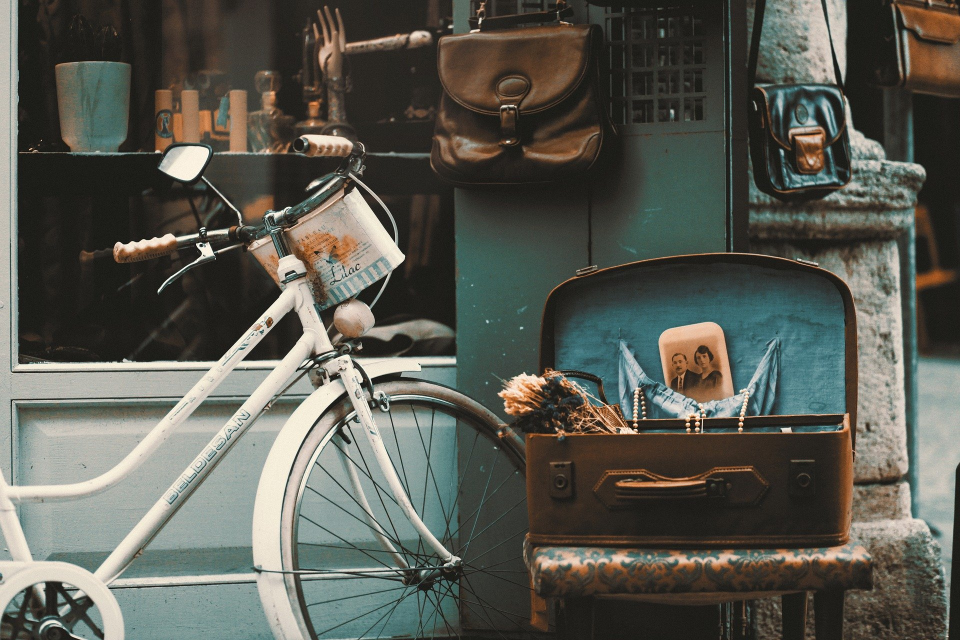
#> input picture sample_photos/0006.jpg, 1920 x 1280 px (shown at 1/2 size)
$ python lineDetector.py
#> lines starting #> are read from the running program, lines starting #| are printed output that depends on the picture; after the words box and inside, x2 and y2 are one past the last pixel; in counts of white or black regions, pixels touching at a corner belong together
#> further down, img is the input picture: shape (1280, 1920, 3); mean B, G, R 81.8, 90.1, 89.2
import cv2 as cv
import numpy as np
from matplotlib import pyplot as plt


def getLines(img, expectedNumOfLines, numOfLinesVariance):

    # range for number of lines that we wish to detect
#> called with expectedNumOfLines = 200, numOfLinesVariance = 100
    lowerNumOfLines = expectedNumOfLines - numOfLinesVariance
    upperNumOfLines = expectedNumOfLines + numOfLinesVariance

    # starting parameters for the line detection
    numOfLines = 0

    bilateralBlurStrength = 7

    improveContrast = True
    useBilateralBlur = True

    houghLineTransformThreshold = 50
    houghLineTransformMinLength = 100

    # in case of infinite looping
    numberOfLoopsAllowed = 30
    loopsCounter = 0

    # reading and resizing the image to speed up further processing
    imgBlack = cv.cvtColor(img, cv.COLOR_BGR2GRAY)
    width = imgBlack.shape[1]
    height = imgBlack.shape[0]

    if width > height:
        newHeight = int(1000 * height / width)
        imgBlack = cv.resize(imgBlack, (1000, newHeight), cv.INTER_AREA)
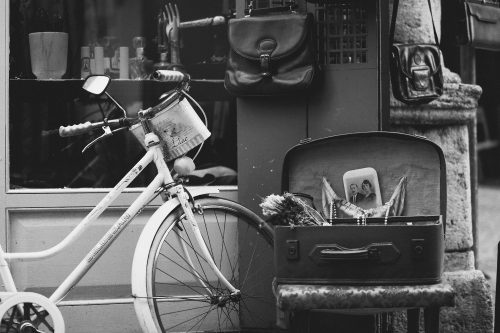
#> imgBlack: shape (666, 1000) (shown at 1/2 size); min 8, max 254, mean 88.7
    else:
        newWidth = int(1000 * width / height)
        imgBlack = cv.resize(imgBlack, (newWidth, 1000), cv.INTER_AREA)

    while numOfLines < lowerNumOfLines or numOfLines > upperNumOfLines:
        imgBlackCopyHoughLinesP = imgBlack.copy()

        if numOfLines < lowerNumOfLines:
            bilateralBlurStrength = bilateralBlurStrength - 1
        elif numOfLines > upperNumOfLines:
            bilateralBlurStrength = bilateralBlurStrength + 1

        if bilateralBlurStrength > 20:
            houghLineTransformMinLength += 50
        elif bilateralBlurStrength > 15:
            improveContrast = False
        elif bilateralBlurStrength == 0:
            useBilateralBlur = False

        if improveContrast:
            imgBlackCopyHoughLinesP = cv.equalizeHist(imgBlackCopyHoughLinesP)
            imgBlackCopyHoughLinesP = cv.createCLAHE(1, (5, 5)).apply(imgBlackCopyHoughLinesP)

        if useBilateralBlur:
            blurredImg = cv.bilateralFilter(imgBlackCopyHoughLinesP, bilateralBlurStrength, 100, 100)
        else:
            blurredImg = imgBlackCopyHoughLinesP

        # Canny edge detection
        cannyLowThreshold = np.median(blurredImg) - blurredImg.std()
        cannyHighThreshold = np.median(blurredImg) + blurredImg.std()
        imgEdges = cv.Canny(blurredImg, cannyLowThreshold, cannyHighThreshold, 3)

        # Hough line p transform
        houghLinesP = cv.HoughLinesP(imgEdges, 1, np.pi / 180, houghLineTransformThreshold,
                               minLineLength=houghLineTransformMinLength, maxLineGap=50)
        numOfLines = len(houghLinesP)

        if loopsCounter > numberOfLoopsAllowed:
            break
        loopsCounter = loopsCounter + 1
#> this loop made 5 passes
#> (cannyLowThreshold, cannyHighThreshold, numOfLines) on passes 1 to 5: (45.29, 184.7, 456), (45.29, 184.7, 456), (45.98, 184, 354), (45.98, 184, 354), (46.77, 183.2, 287)
#> pass 1, in getLines, `imgBlackCopyHoughLinesP = cv.createCLAHE(1, (5, 5)).apply(imgBlackCopy..`:
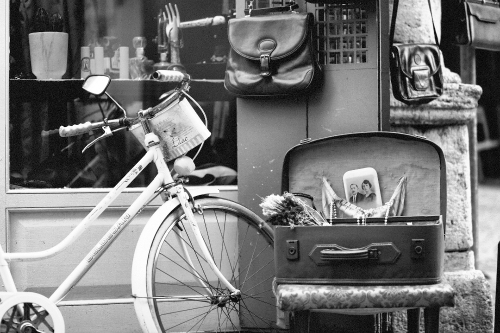
#> imgBlackCopyHoughLinesP: shape (666, 1000) (shown at 1/2 size); min 1, max 255, mean 118.5
#> pass 1, in getLines, `imgEdges = cv.Canny(blurredImg, cannyLowThreshold, cannyHighThreshold,..`:
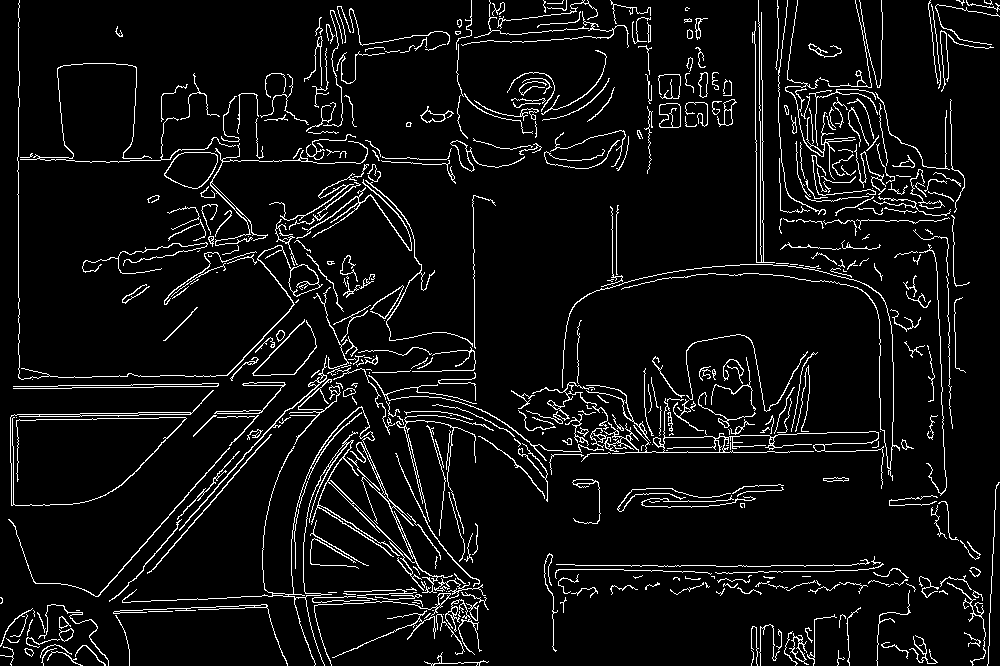
#> imgEdges: shape (666, 1000); 6.4% white in thin lines or dots
#> after the loop:
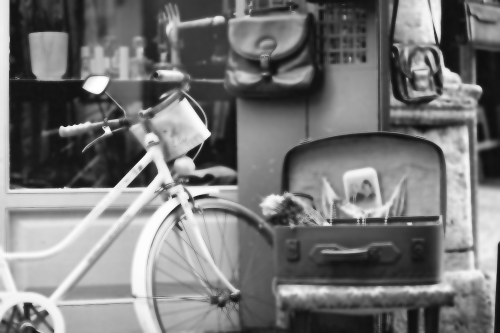
#> blurredImg: shape (666, 1000) (shown at 1/2 size); min 13, max 255, mean 118.6
#> after the loop:
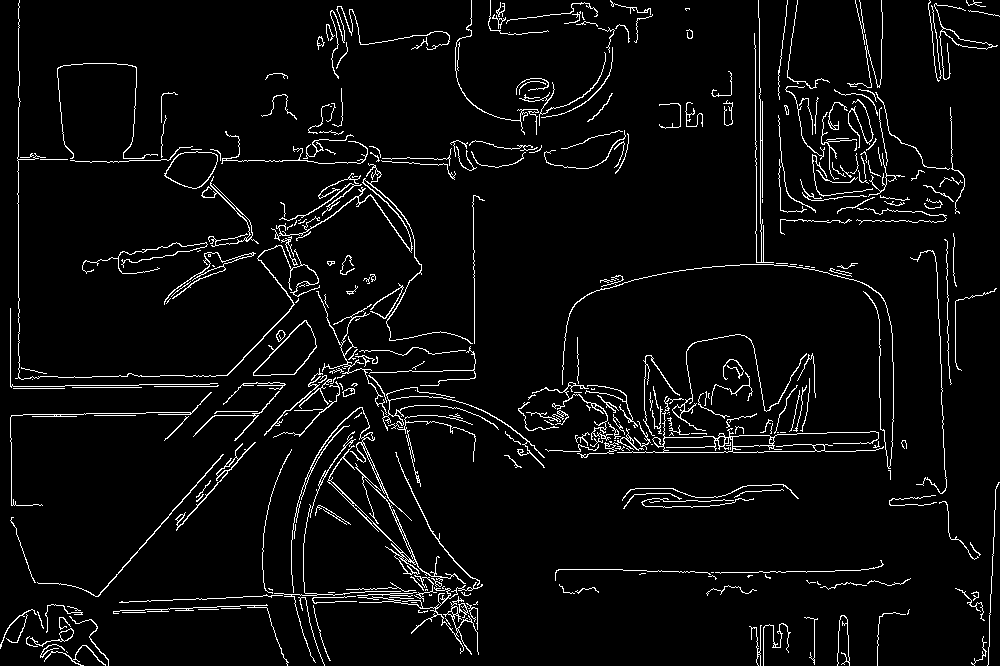
#> imgEdges: shape (666, 1000); 4.6% white in thin lines or dots
#> after the loop, bilateralBlurStrength = 10; houghLineTransformMinLength = 100; loopsCounter = 5

    # Normal hough line transform
    imgBlackCopyHoughLines = imgBlack.copy()
    houghLines = cv.HoughLines(imgEdges, 1, np.pi / 180, 200)
#> houghLines = [[18, 0], [415, 1.55], [378, 1.55], [387, 1.55], [614, 1.54], [385, 1.57], [465, 0.716], [461, 1.54], [389, 1.55], [417, 1.55]]

    # drawing lines
    for x in range(0, len(houghLines)):
        for rho, theta in houghLines[x]:
            a = np.cos(theta)
            b = np.sin(theta)
            x0 = a * rho
            y0 = b * rho
            x1 = int(x0 + 1000 * (-b))
            y1 = int(y0 + 1000 * (a))
            x2 = int(x0 - 1000 * (-b))
            y2 = int(y0 - 1000 * (a))

            cv.line(imgBlackCopyHoughLines, (x1, y1), (x2, y2), (255, 0, 0), 2)
#> this loop made 10 passes
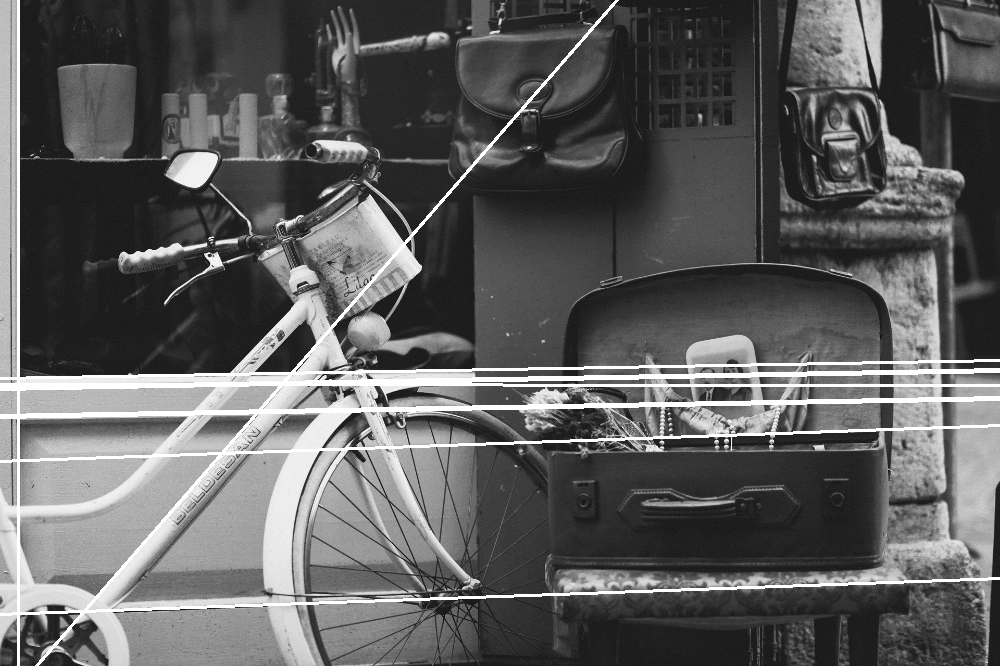
#> imgBlackCopyHoughLines: shape (666, 1000); 3.88% of pixels changed, all inside (x1, y1, x2, y2) = (0, 0, 1000, 666)

    for line in houghLinesP:
        for x1, y1, x2, y2 in line:
            cv.line(imgBlackCopyHoughLinesP, (x1, y1), (x2, y2), (255, 0, 0), 2)
#> this loop made 287 passes
#> line on passes 1 to 3: [[18, 415, 18, 3]], [[474, 444, 942, 428]], [[11, 387, 376, 381]]
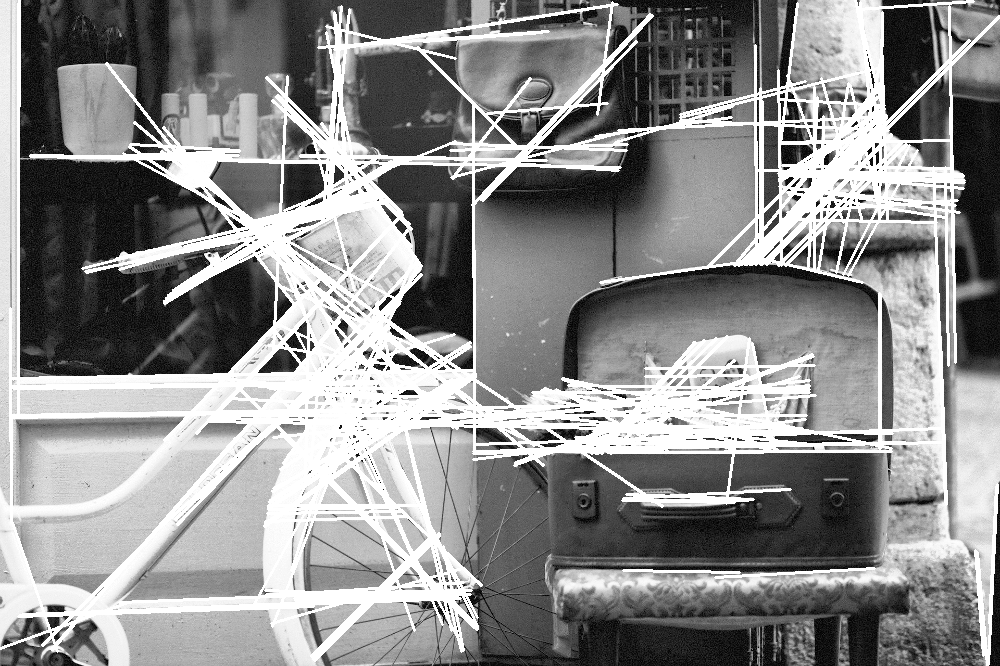
#> imgBlackCopyHoughLinesP: shape (666, 1000); 18.12% of pixels changed, all inside (x1, y1, x2, y2) = (0, 0, 1000, 666)

    fig, axs = plt.subplots(1, 3)
    axs[0].imshow(imgBlackCopyHoughLinesP, "gray")
    axs[0].set_title('HoughLinesP')
    axs[1].imshow(imgBlackCopyHoughLines, 'gray')
    axs[1].set_title('HoughLines normal')
    axs[2].imshow(imgEdges, 'gray')
    axs[2].set_title('Edges')
    plt.show()

    return houghLinesP, houghLines


img = cv.imread("./../sample_photos/0006.jpg")
houghLinesP, houghLines = getLines(img, 200, 100)
#> houghLinesP = 287 rows, first 6: [18, 415, 18, 3], [474, 444, 942, 428], [11, 387, 376, 381], [11, 415, 711, 403], [56, 388, 377, 383], [10, 378, 473, 370]

$ run again, with sample_photos/0001.jpg copied over sample_photos/0006.jpg
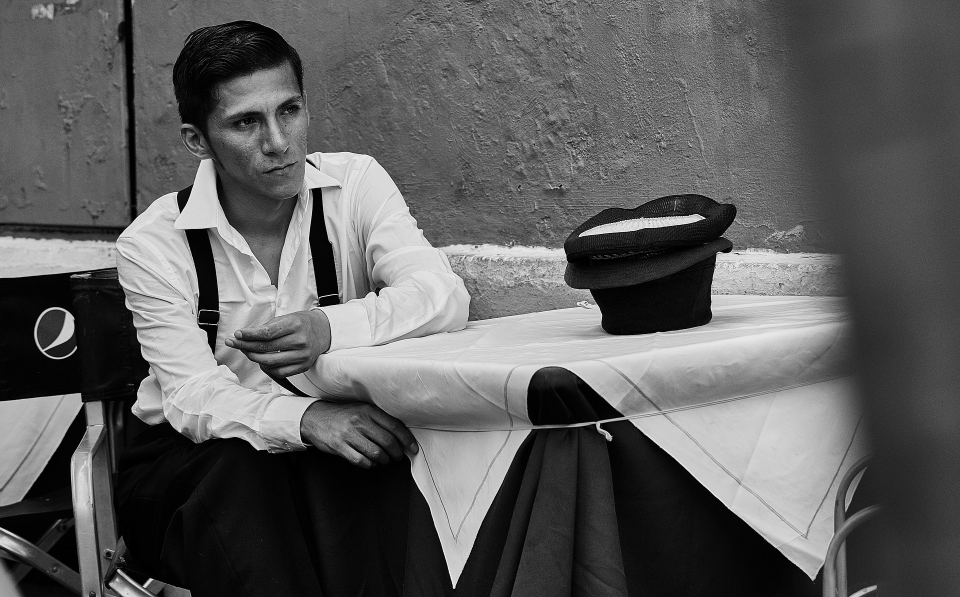
#> input picture sample_photos/0001.jpg, 1920 x 1194 px (shown at 1/2 size)
#> img is the input picture: shape (1194, 1920, 3); min 0, max 255, mean 93.9
#> the loop in getLines, `while numOfLines < lowerNumOfLines or numOfLines > upperNumOfLines:` made 1 pass
#> (cannyLowThreshold, cannyHighThreshold, numOfLines) on pass 1: (59.29, 198.7, 110)
#> pass 1, in getLines, `imgEdges = cv.Canny(blurredImg, cannyLowThreshold, cannyHighThreshold,..`:
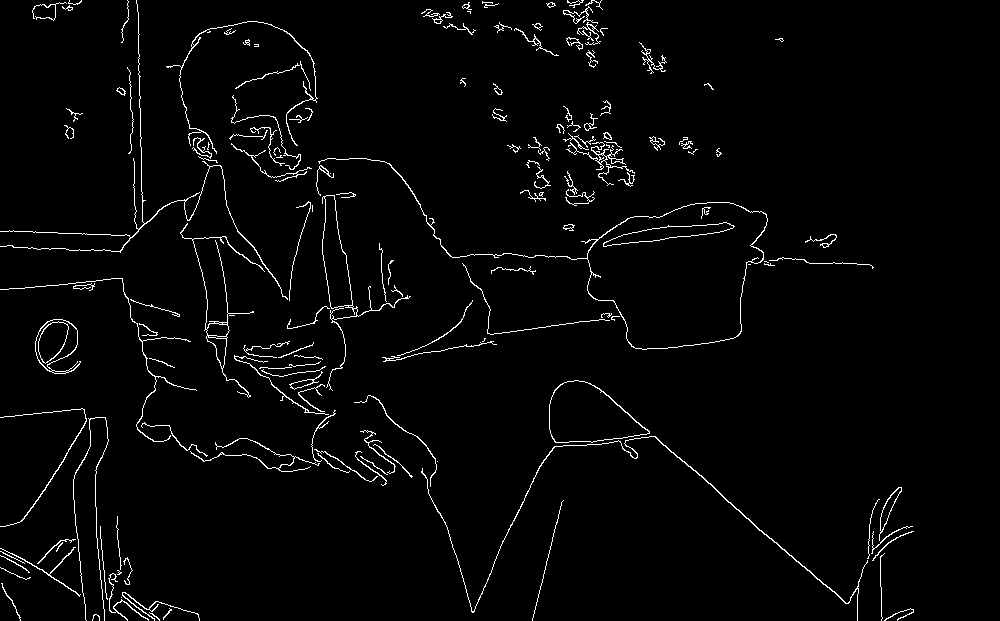
#> imgEdges: shape (621, 1000); 2.5% white in thin lines or dots
#> after the loop in getLines, `while numOfLines < lowerNumOfLines or numOfLines > upperNumOfLines:`: bilateralBlurStrength = 6; houghLineTransformMinLength = 100; loopsCounter = 1
#> in getLines, `houghLines = cv.HoughLines(imgEdges, 1, np.pi / 180, 200)`: houghLines = [[-100, 2.29]]
#> the loop in getLines, `for x in range(0, len(houghLines)):` made 1 pass
#> the loop in getLines, `for line in houghLinesP:` made 110 passes
#> line on passes 1 to 8: [[599, 388, 857, 612]], [[594, 385, 857, 614]], [[138, 12, 142, 226]], [[446, 252, 588, 260]], [[0, 289, 122, 279]], [[532, 620, 562, 501]], [[58, 233, 379, 245]], [[490, 334, 622, 316]]
#> after the loop in getLines, `for line in houghLinesP:`:
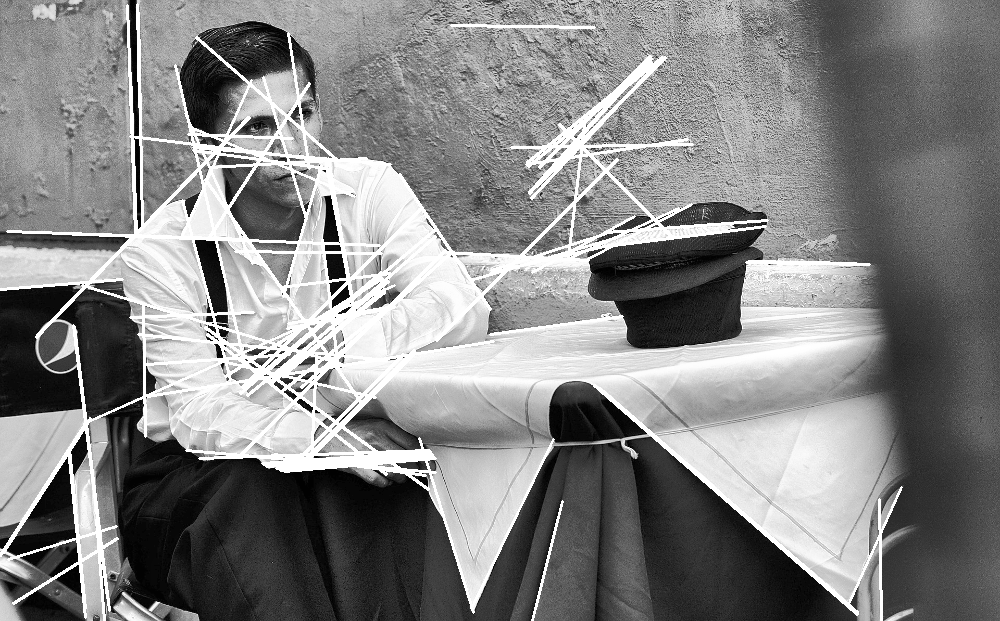
#> imgBlackCopyHoughLinesP: shape (621, 1000); min 1, max 255, mean 131.9
#> `houghLinesP, houghLines = getLines(img, 200, 100)`: houghLinesP = 110 rows, first 6: [599, 388, 857, 612], [594, 385, 857, 614], [138, 12, 142, 226], [446, 252, 588, 260], [0, 289, 122, 279], [532, 620, 562, 501]; houghLines = [[-100, 2.29]]
